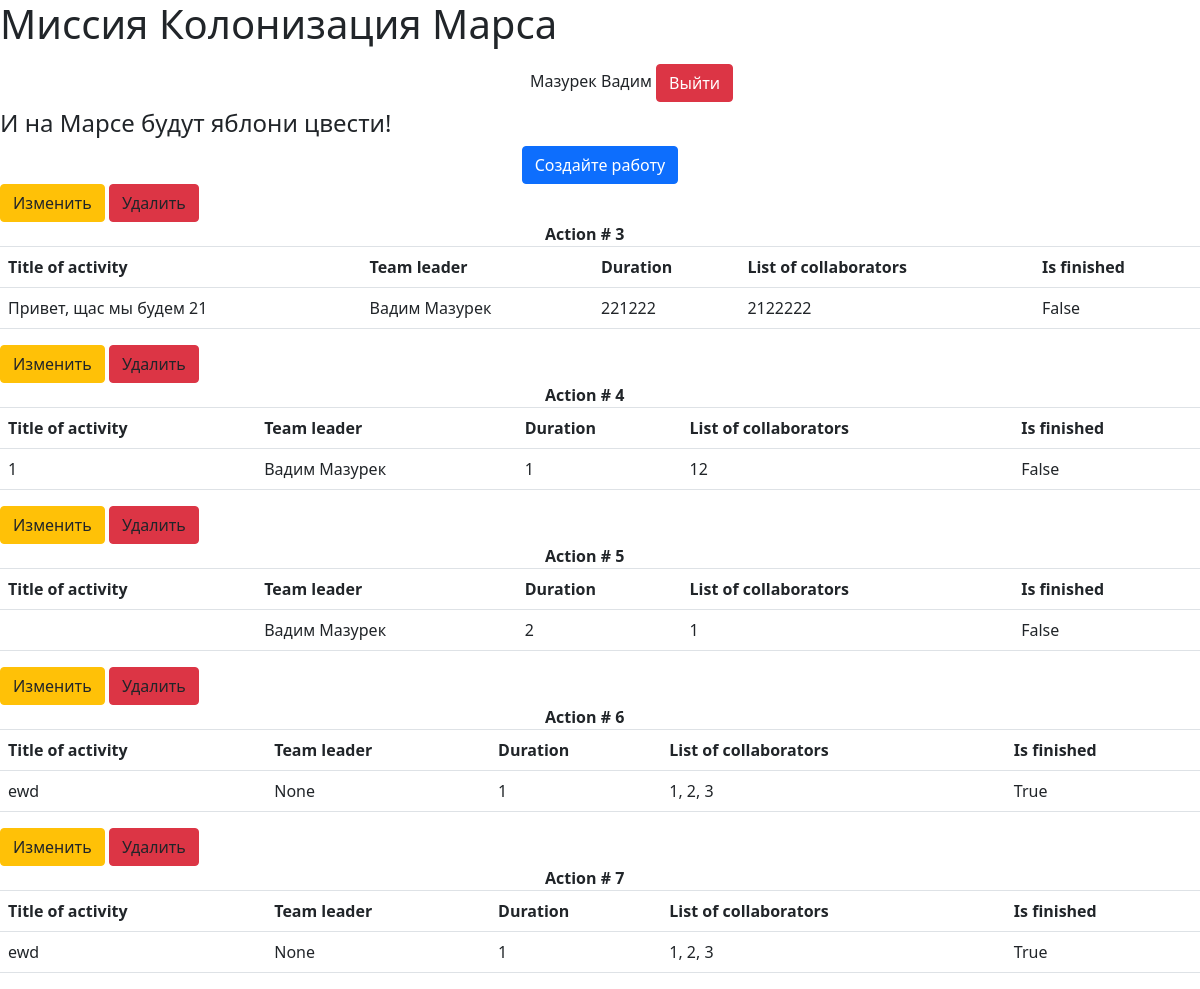
Page / (signed in) on the earlier database version.
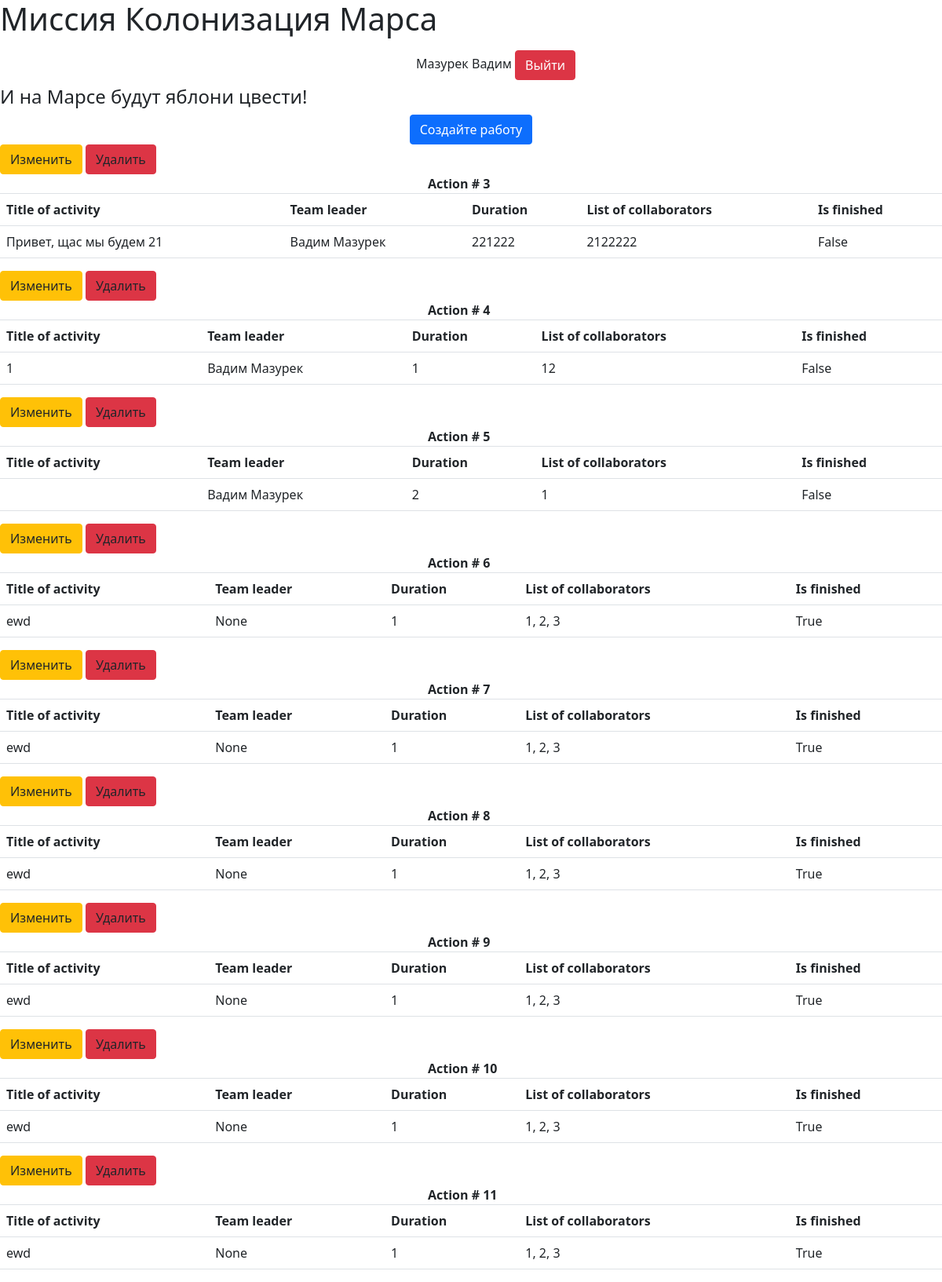
Same page on the later database version.
### data/users.py (models this page shows)
class Jobs(SqlAlchemyBase, UserMixin, SerializerMixin):
    __tablename__ = 'Jobs'
    id = sqlalchemy.Column(sqlalchemy.Integer, primary_key=True, autoincrement=True)
    team_leader = sqlalchemy.Column(sqlalchemy.Integer, sqlalchemy.ForeignKey("users.id"))
    job = sqlalchemy.Column(sqlalchemy.String)
    work_size = sqlalchemy.Column(sqlalchemy.Integer)
    collaborators = sqlalchemy.Column(sqlalchemy.String)
    start_date = sqlalchemy.Column(sqlalchemy.DateTime, default=datetime.datetime.now())
    end_date = sqlalchemy.Column(sqlalchemy.DateTime, default=datetime.datetime.now())
    is_finished = sqlalchemy.Column(sqlalchemy.Boolean)
    id_creator = sqlalchemy.Column(sqlalchemy.Integer)

### main.py (the view)
@app.route('/')
def main():
    try:
        if session['name']:
            spisok = {}
            try:
                for job in db_sess.query(Jobs).all():
                    spisok[str(job.id)] = {}
                    spisok[str(job.id)]['job'] = str(job.job)
                    team_lead = db_sess.query(User).filter(User.id == job.team_leader).first()
                    try:
                        spisok[str(job.id)]['team_leader'] = str(team_lead.name + ' ' + team_lead.surname)
                    except AttributeError:
                        spisok[str(job.id)]['team_leader'] = str('None')
                    spisok[str(job.id)]['work_size'] = str(job.work_size)
                    spisok[str(job.id)]['collaborators'] = str(job.collaborators)
                    spisok[str(job.id)]['is_finished'] = job.is_finished
                    spisok[str(job.id)]['id_creator'] = job.id_creator
                return render_template('main.html', name=session['name'], form=spisok, id_main=session['id'])
            except exc.InvalidRequestError:
                return redirect('/')
        else:
            return render_template('error.html', error="""
            Вы не прошли авторизацию.
            """)
    except KeyError:
        session['name'] = None
        return

### data/db_session.py (called while the page is built)
def create_session() -> Session:
    global __factory
    return __factory()

### main.py (called while the page is built)
@login_manager.user_loader
def load_user(user_id):
    db_sess = db_session.create_session()
    return db_sess.query(User).get(user_id)

### templates/main.html (shortened to what this page needs)
{% extends "base.html" %}
{% block content %}
<div class="w-100 text-center">
    <a class="btn btn-primary mx-auto" href="/addJobs" role="button">Создайте работу</a>
</div>
    {% for name in form %}
        {% set name1 = name %}
        {% set a = form.get(name) %}
            {% if id_main == a.get('id_creator') or id_main == 1%}
            <a id="{{ name1 }}" class="btn btn-warning" role="button" data-toggle="modal" data-target="#editModal" onclick="last_id_python(this.id)">Изменить</a>
            <a id="{{ name }}" type="button" class="btn btn-danger" data-toggle="modal" data-target="#deleteModal" onclick="last_id(this.id)">Удалить</a>
            {% endif %}
            <caption><b class="mx-auto d-block" style="width: 110px;">Action # {{name}}</b></caption>
<table class="table table-hover caption-top">
                <tr>
                    <th>Title of activity</th>
                    <th>Team leader</th>
                    <th>Duration</th>
                    <th>List of collaborators</th>
                    <th>Is finished</th>
                </tr>
                <tr>
                    <td>{{ a.get('job') }}  </td>
                    <td>{{ a.get('team_leader') }}</td>
                    <td>{{ a.get('work_size') }}</td>
                    <td>{{ a.get('collaborators') }}</td>
                    <td>{{ a.get('is_finished') }}</td>
                </tr>
            </table>
    {% endfor %}
{% endblock %}

### templates/base.html (shortened to what this page needs)
<!DOCTYPE html>
<html lang="en">
    <head>
        <link rel="stylesheet" type="text/css" href={{ url_for('static', filename='style.css') }}/>
        <link rel="stylesheet" href="https://maxcdn.bootstrapcdn.com/bootstrap/4.0.0/css/bootstrap.min.css">
        <link rel="stylesheet" href="https://maxcdn.bootstrapcdn.com/bootstrap/4.1.0/css/bootstrap.min.css">
        <link href="https://cdn.jsdelivr.net/npm/bootstrap@5.0.0-beta3/dist/css/bootstrap.min.css" rel="stylesheet">
    </head>
    <body>
    <header>
        <h1 class="mb-3" style="display: inline-block">Миссия Колонизация Марса</h1>
        {% if session['name'] %}
            <p style="display: inline-block; margin-left: 40%">{{ session['name'] }}</p>
            <a role="button" class="btn btn-danger" style="display: inline-block" href="/logout">Выйти</a>
        {% else %}
            <a role="button" class="btn btn-primary" style="display: inline-block; margin-left: 50%" href="/login">Войти</a>
            <a role="button" class="btn btn-primary" style="background-color: greenyellow; border-color: greenyellow" href="/registration">Регистрация</a>
        {% endif %}
        <h4>И на Марсе будут яблони цвести!</h4>
    </header>
        {% block content %}{% endblock %}
    </body>
</html>

### static/style.css (style rules this page uses)
p { padding-left: 50px }

Differences in the rows shown:
added Jobs: get "ewd", get "1, 2, 3"
added Jobs: get "ewd", get "1, 2, 3"
added Jobs: get "ewd", get "1, 2, 3"
added Jobs: get "ewd", get "1, 2, 3"
Other differences:
new list line: "Изменить Удалить Action # 8 Title of activity Team leader Duration List of collaborators Is finished None 1 True"
new list line: "Изменить Удалить Action # 9 Title of activity Team leader Duration List of collaborators Is finished None 1 True"
new list line: "Изменить Удалить Action # 10 Title of activity Team leader Duration List of collaborators Is finished None 1 True"
new list line: "Изменить Удалить Action # 11 Title of activity Team leader Duration List of collaborators Is finished None 1 True"
